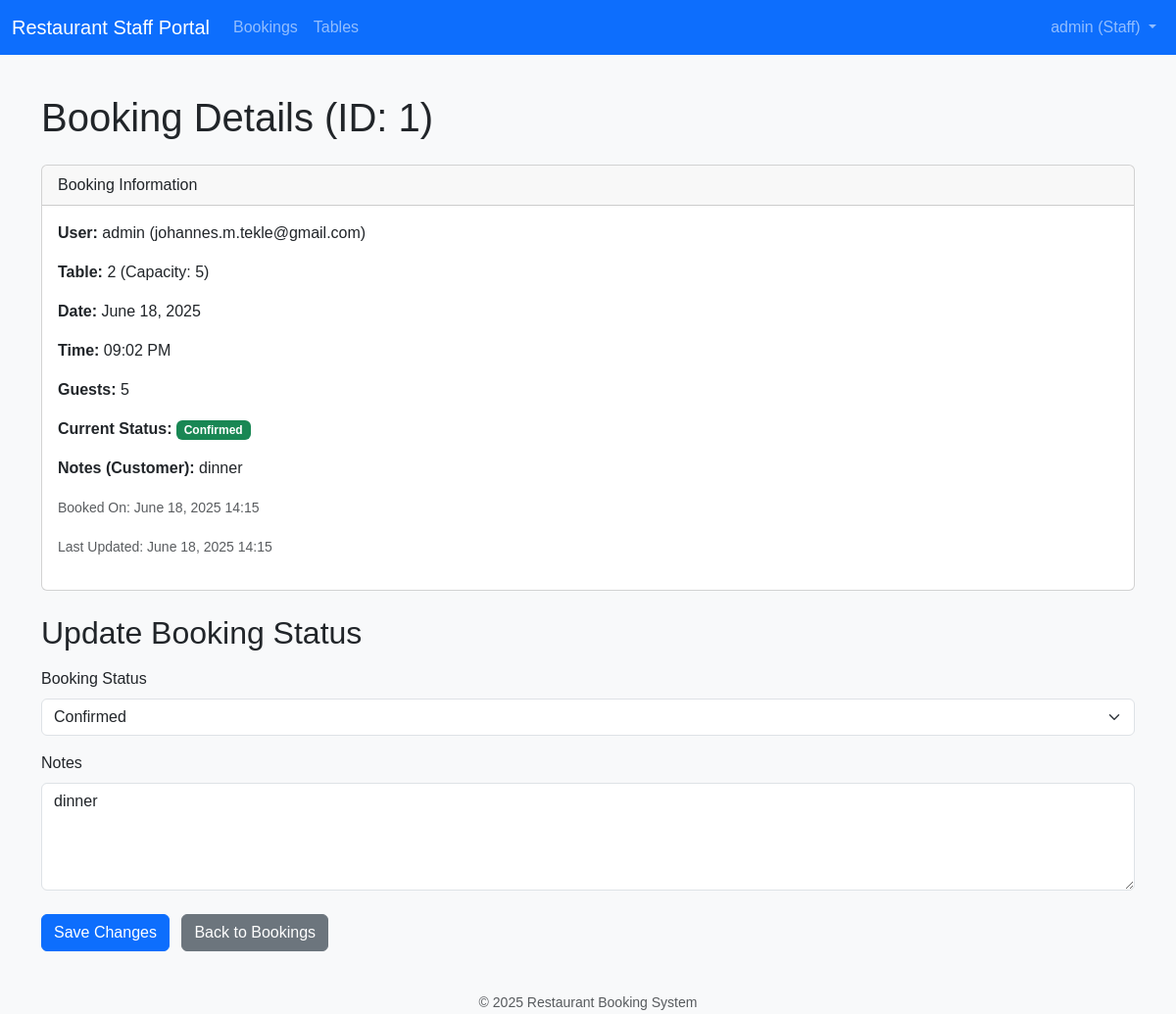
Page /staff/bookings/1/ (signed in) on the committed database.
### bookings/models.py (models this page shows, shortened)
class Booking(models.Model):
    BOOKING_STATUS_CHOICES = [
        ('pending', 'Pending'),
        ('confirmed', 'Confirmed'),
        ('cancelled', 'Cancelled'),
        ('completed', 'Completed'),  # For past bookings that were honored
    ]
    user = models.ForeignKey(
        User, on_delete=models.CASCADE, related_name='bookings')
    table = models.ForeignKey(
        Table, on_delete=PROTECT, related_name='bookings')
    booking_date = models.DateField()
    booking_time = models.TimeField()
    number_of_guests = models.IntegerField()
    notes = models.TextField(blank=True, null=True)
    status = models.CharField(
        max_length=20, choices=BOOKING_STATUS_CHOICES, default='confirmed')
    created_at = models.DateTimeField(auto_now_add=True)
    updated_at = models.DateTimeField(auto_now=True)
    class Meta:
        unique_together = ('table', 'booking_date', 'booking_time')
        ordering = ['booking_date', 'booking_time']

class Table(models.Model):
    number = models.IntegerField(unique=True)
    capacity = models.IntegerField(
        help_text="Maximum number of guests this table can accommodate.")

### bookings/views.py (the view)
    def wrapper_func(request, *args, **kwargs):
        if not request.user.is_authenticated or not request.user.is_staff:
            messages.error(
                request, "You are not authorized to view this page.")
            return redirect('home')
        return view_func(request, *args, **kwargs)

### bookings/forms.py
class BookingStatusUpdateForm(forms.ModelForm):
    class Meta:
        model = Booking
        fields = ['status', 'notes']  # Staff can update status and notes
        widgets = {
            'notes': forms.Textarea(attrs={'rows': 4, 'class': 'form-control'}),
            'status': forms.Select(attrs={'class': 'form-select'}),
        }
        labels = {
            'status': 'Booking Status',
        }

### bookings/views.py (called while the page is built)
def staff_member_required(view_func):
    def wrapper_func(request, *args, **kwargs):
        if not request.user.is_authenticated or not request.user.is_staff:
            messages.error(
                request, "You are not authorized to view this page.")
            return redirect('home')
        return view_func(request, *args, **kwargs)
    return wrapper_func

@staff_member_required
def staff_booking_detail(request, booking_id):
    booking = get_object_or_404(Booking, id=booking_id)
    if request.method == 'POST':
        form = BookingStatusUpdateForm(request.POST, instance=booking)
        if form.is_valid():
            form.save()
            messages.success(request, "Booking status updated successfully!")
            return redirect('staff_booking_list')
        else:
            messages.error(request, "Error updating booking status.")
    else:
        form = BookingStatusUpdateForm(instance=booking)
    context = {
        'booking': booking,
        'form': form,
    }
    return render(request, 'bookings/staff_booking_detail.html', context)

### bookings/templates/bookings/staff_booking_detail.html (shortened to what this page needs)
{% extends 'bookings/staff_base.html' %}
{% block content %}
    <h1 class="mb-4">Booking Details (ID: {{ booking.id }})</h1>
    <div class="card mb-4">
        <div class="card-header">
            Booking Information
        </div>
        <div class="card-body">
            <p><strong>User:</strong> {{ booking.user.username }} ({{ booking.user.email }})</p>
            <p><strong>Table:</strong> {{ booking.table.number }} (Capacity: {{ booking.table.capacity }})</p>
            <p><strong>Date:</strong> {{ booking.booking_date|date:"F d, Y" }}</p>
            <p><strong>Time:</strong> {{ booking.booking_time|time:"h:i A" }}</p>
            <p><strong>Guests:</strong> {{ booking.number_of_guests }}</p>
            <p><strong>Current Status:</strong> <span class="badge {% if booking.status == 'pending' %}bg-warning{% elif booking.status == 'confirmed' %}bg-success{% elif booking.status == 'cancelled' %}bg-danger{% else %}bg-secondary{% endif %}">{{ booking.get_status_display }}</span></p>
            <p><strong>Notes (Customer):</strong> {{ booking.notes|default:"N/A" }}</p>
            <p><small class="text-muted">Booked On: {{ booking.created_at|date:"F d, Y H:i" }}</small></p>
            <p><small class="text-muted">Last Updated: {{ booking.updated_at|date:"F d, Y H:i" }}</small></p>
        </div>
    </div>
    <h2 class="mb-3">Update Booking Status</h2>
    <form method="post">
        {% for field in form %}
            <div class="mb-3">
                <label for="{{ field.id_for_label }}" class="form-label">{{ field.label }}</label>
                {{ field }}
            </div>
        {% endfor %}
        <div class="mt-4">
            <button type="submit" class="btn btn-primary me-2">Save Changes</button>
            <a href="{% url 'staff_booking_list' %}" class="btn btn-secondary">Back to Bookings</a>
        </div>
    </form>
{% endblock %}

### bookings/templates/bookings/staff_base.html (shortened to what this page needs)
{% load static %}
{% now "Y" as current_year %}
<!DOCTYPE html>
<html lang="en">
<head>
    <link href="https://cdn.jsdelivr.net/npm/bootstrap@5.3.3/dist/css/bootstrap.min.css" rel="stylesheet">
</head>
<body>
    <nav class="navbar navbar-expand-lg navbar-dark bg-primary">
        <div class="container-fluid">
            <a class="navbar-brand" href="{% url 'staff_dashboard' %}">Restaurant Staff Portal</a>
            <div class="collapse navbar-collapse" id="navbarNavStaff">
                <ul class="navbar-nav me-auto">
                    <li class="nav-item">
                        <a class="nav-link {% if active_tab == 'bookings' %}active{% endif %}" href="{% url 'staff_booking_list' %}">Bookings</a>
                    </li>
                    <li class="nav-item">
                        <a class="nav-link {% if active_tab == 'tables' %}active{% endif %}" href="{% url 'staff_table_list' %}">Tables</a>
                    </li>
                </ul>
                <ul class="navbar-nav ms-auto">
                    {% if user.is_authenticated %}
                        <li class="nav-item dropdown">
                            <a class="nav-link dropdown-toggle" href="#" id="navbarDropdownStaff" role="button" data-bs-toggle="dropdown" aria-expanded="false">
                                {{ user.username }} (Staff)
                            </a>
                        </li>
                    {% else %}
                        <li class="nav-item">
                            <a class="nav-link" href="{% url 'login' %}">Staff Login</a>
                        </li>
                    {% endif %}
                </ul>
            </div>
        </div>
    </nav>
    <div class="container">
        {% block content %}
        {% endblock %}
    </div>
    <footer class="text-center text-muted">
        <small>&copy; {{ current_year }} Restaurant Booking System</small>
    </footer>
</body>
</html>

### bookings/templates/bookings/staff_base.html (style rules this page uses)
body { font-family: sans-serif; background-color: #f8f9fa; }
.navbar { margin-bottom: 20px; }
.container { padding-top: 20px; padding-bottom: 20px; }
footer { padding-top: 20px; }

### rows in the picture
Booking: id "1", user.username "admin", user.email "johannes.m.tekle@gmail.com", table.number "2", table.capacity "5", booking_date "June 18, 2025", booking_time "09:02 PM", number_of_guests "5", status "Confirmed", notes "dinner", created_at "June 18, 2025 14:15", updated_at "June 18, 2025 14:15", form "Confirmed" "dinner"

### other values in the picture
{{ user.username }} "admin"
{{ field.label }} "Booking Status" "Notes"
{{ current_year }} "2025"
